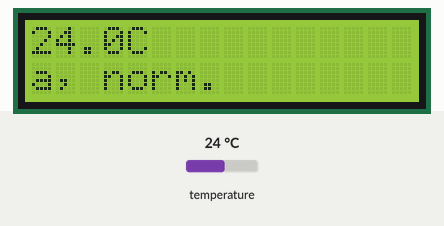
Simulated run of this sketch. Board: Arduino Uno, built with avr-gcc and run on an emulated ATmega328P. On the bench: 16×2 character LCD. Inputs (shaded band) come from the test bench; at power-on: temperature 24 °C.

Above: at 5.7 s.
5.8 s: temperature set to 22.2 °C
At 11.0 s:
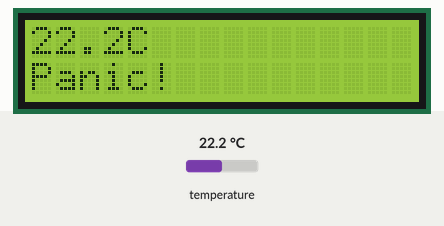
12.3 s: temperature set to 12 °C
At 16.8 s:
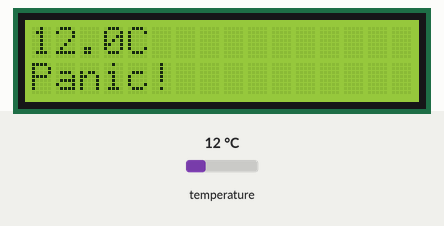
18.8 s: temperature set to 24 °C
At 26.0 s:
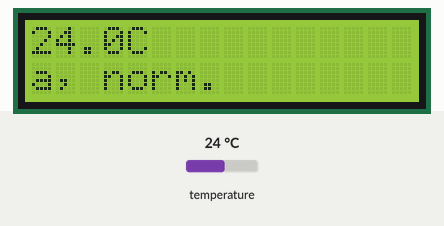
Timing chart, 0 to 27.5 s (numbered marks = the images above; inputs shaded):
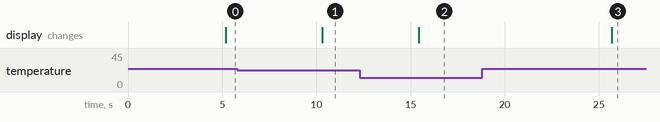

Measured:
- the behaviour switches between 23 and 22.9 °C on temperature (found by bisection; images 0 and 1)
- after the input at 5.8 s, the display: changes after 4.5 s (image 1)
- after the input at 12.3 s, the display: changes after 3.1 s (image 2)
- after the input at 18.8 s, the display: changes after 6.9 s (image 3)

The sketch:

Project.ino
```cpp
#include <OneWire.h>                  // Подключаем библиотеку для взаимодействия с устройствами, работающими на шине и по протоколу 1-Wire
#include <DallasTemperature.h>        // Подключаем библиотеку с функциями для работы с DS18B20 (запросы, считывание и преобразование возвращаемых данных)
#include <LiquidCrystal.h>

#define ONE_WIRE_BUS 8                // Указываем пин подключения data-вывода датчика температуры
#define term_power 7                  // Указываем пин подключения питания датчика температуры

OneWire oneWire(ONE_WIRE_BUS);        // Сообщаем библиотеке об устройстве, работающем по протоколу 1-Wire
DallasTemperature sensors(&oneWire);  // Связываем функции библиотеки DallasTemperature с нашим 1-Wire устройством (DS18B20)
LiquidCrystal lcd(12, 11, 5, 4, 3, 2);

void setup(void)
{
  Serial.begin(9600);             // Запускаем вывод данных на серийный порт
  sensors.begin();                // Запускаем библиотеку измерения температуры
  pinMode(term_power, OUTPUT);    // Определяем пин подключения питания датчика температуры
  lcd.begin(16, 2); /*размер экрана*/
}
float t1;

float temperature() { // Измеряем температуру 3 секунды
  digitalWrite(term_power, HIGH);                // Включаем питание датчика температуры
  delay(100);                                    // Задержка перед первым измерением
  sensors.requestTemperatures();                 // Запрос на измерение температуры (1-й ошибочный)
  delay(500);                                    // Задержка перед поторным измерением
  sensors.requestTemperatures();                 // Запрос на измерение температуры (повторный)
  float t = float(sensors.getTempCByIndex(0));   // Получаем значение температуры
  digitalWrite(term_power, LOW);                 // Отключаем питание датчика температуры
  delay(3000);                                   // Задержка, чтобы датчик не нагревался от частых измерений
  return(t);                                     // Возвращаем значение температуры в место вызова функции
}

void loop(void)
{
  t1 = temperature();
  lcd.setCursor(0, 0);
  lcd.print(t1,1);                // Выводим текущее значение температуры датчика, округленное до десятых
  lcd.print("C    ");
  lcd.setCursor(0, 1);
  if ((t1<23.0)||(t1>50.0)) {lcd.print("Panic!   ");} else {lcd.print("a, norm.       ");}
}
```
